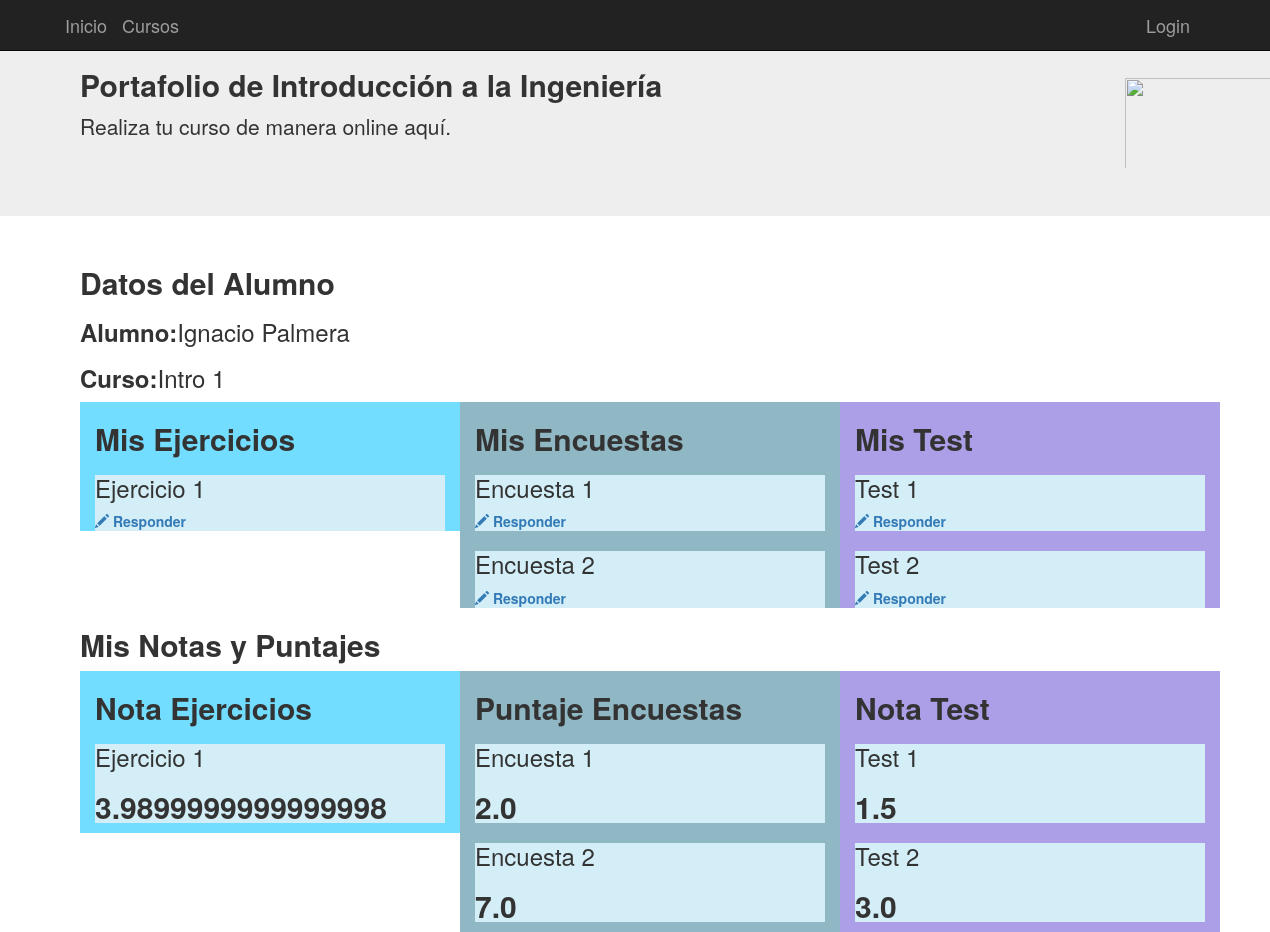
/inicioAlum/asd, run on an earlier commit of the app's database.
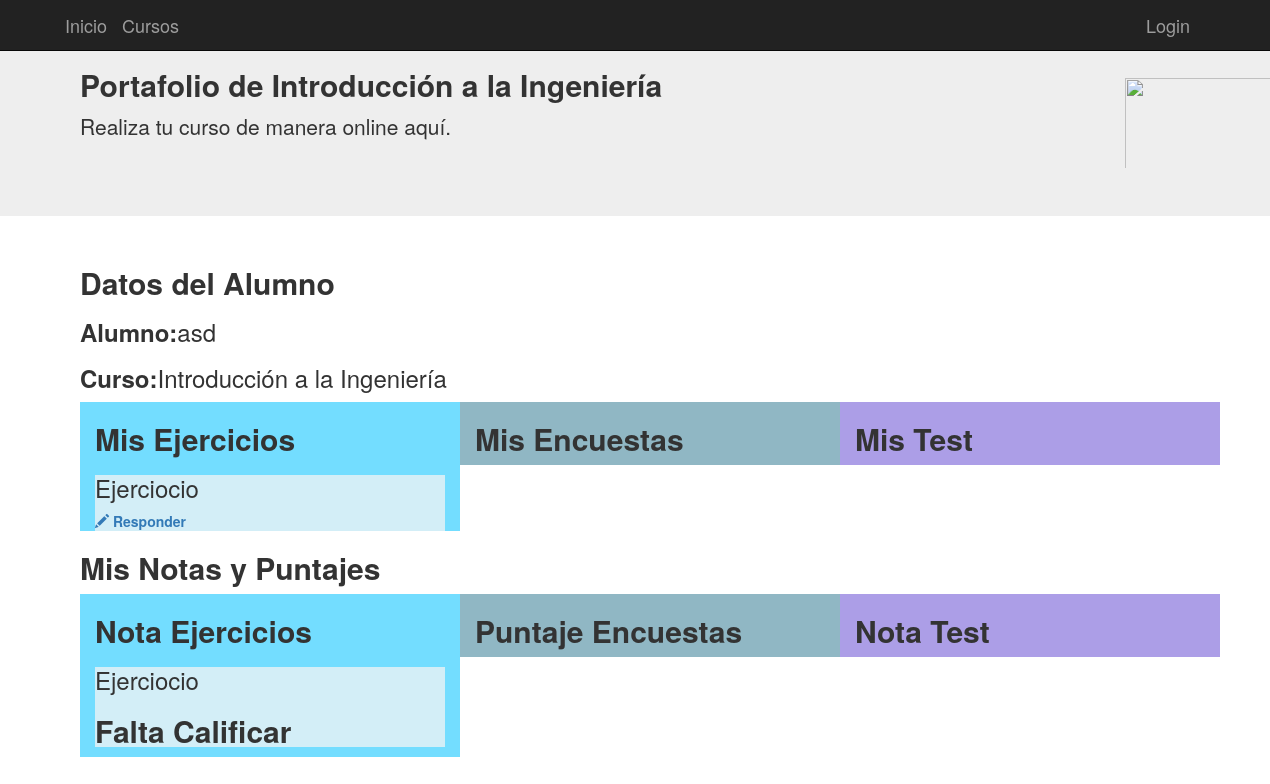
And on a later commit of the database.
### tables this page shows
CREATE TABLE alumnos (
	id INTEGER NOT NULL, 
	username VARCHAR(100) NOT NULL, 
	password_hash VARCHAR(128) NOT NULL, 
	nombre VARCHAR(200) NOT NULL, 
	email VARCHAR(200) NOT NULL, 
	"Cursoid" INTEGER NOT NULL, 
	admin BOOLEAN, 
	PRIMARY KEY (id), 
	FOREIGN KEY("Cursoid") REFERENCES cursos (id), 
	CHECK (admin IN (0, 1))
);

CREATE TABLE cursos (
	id INTEGER NOT NULL, 
	nombre VARCHAR(100), 
	PRIMARY KEY (id)
);

CREATE TABLE ejercicios (
	id INTEGER NOT NULL, 
	titulo VARCHAR(100), 
	planteamiento VARCHAR(100), 
	"Cursoid" INTEGER NOT NULL, 
	PRIMARY KEY (id), 
	FOREIGN KEY("Cursoid") REFERENCES cursos (id)
);

CREATE TABLE encuestas (
	id INTEGER NOT NULL, 
	nombre VARCHAR(100), 
	"Cursoid" INTEGER NOT NULL, 
	PRIMARY KEY (id), 
	FOREIGN KEY("Cursoid") REFERENCES cursos (id)
);

CREATE TABLE actividades (
	id INTEGER NOT NULL, 
	nombre VARCHAR(100), 
	"Cursoid" INTEGER NOT NULL, 
	PRIMARY KEY (id), 
	FOREIGN KEY("Cursoid") REFERENCES cursos (id)
);

CREATE TABLE "puntajeE" (
	"puntajeE_id" INTEGER NOT NULL, 
	"notaI" FLOAT, 
	"notaD" FLOAT, 
	"notaC" FLOAT, 
	introduccion VARCHAR(100), 
	desarrollo VARCHAR(100), 
	conclusion VARCHAR(100), 
	puntaje_total FLOAT, 
	alu_id INTEGER, 
	eje_id INTEGER, 
	PRIMARY KEY ("puntajeE_id"), 
	FOREIGN KEY(alu_id) REFERENCES alumnos (id), 
	FOREIGN KEY(eje_id) REFERENCES ejercicios (id)
);

CREATE TABLE puntaje (
	puntaje_id INTEGER NOT NULL, 
	puntaje_total FLOAT, 
	alu_id INTEGER, 
	enc_id INTEGER, 
	PRIMARY KEY (puntaje_id), 
	FOREIGN KEY(alu_id) REFERENCES alumnos (id), 
	FOREIGN KEY(enc_id) REFERENCES encuestas (id)
);

CREATE TABLE "puntajeA" (
	"puntajeA_id" INTEGER NOT NULL, 
	puntaje_total FLOAT, 
	alu_id INTEGER, 
	act_id INTEGER, 
	PRIMARY KEY ("puntajeA_id"), 
	FOREIGN KEY(alu_id) REFERENCES alumnos (id), 
	FOREIGN KEY(act_id) REFERENCES actividades (id)
);

### aplicacion/app.py (the view)
@app.route('/inicioAlum/<username>', methods=["get", "post"])
def inicioAlum(username):
    from aplicacion.models import Alumnos , Encuestas , Cursos , Actividades, Ejercicios ,PuntajeE ,Puntaje,PuntajeA
    dataTable = []
    dataTable2 = []
    dataTable3 = []
    """alumnos= Alumnos.query.all()
    actividades= Actividades.query.all()
    ejercicios= Ejercicios.query.all()
    cursos =Cursos.query.all()
    encuestas =Encuestas.query.all()"""
    alum=Alumnos.query.filter_by(username=username)
    cur=Cursos.query.filter_by(id=alum[0].Cursoid)
    encuestasalu=Encuestas.query.filter_by(Cursoid=cur[0].id)
    actividadesalu=Actividades.query.filter_by(Cursoid=cur[0].id)
    ejerciciosalu=Ejercicios.query.filter_by(Cursoid=cur[0].id)
    puntajercicio=PuntajeE.query.filter_by(alu_id=alum[0].id)
    largopun=puntajercicio.count()
    print("EL LARGO DEL PUNTAJE",largopun)
    for index in range(0,largopun):
        print(index)
        ejeAux = Ejercicios.query.filter_by(id=puntajercicio[index].eje_id)
        aluAux = Alumnos.query.filter_by(id=puntajercicio[index].alu_id)
        if puntajercicio[index].puntaje_total==None:
            puntajercicio[index].puntaje_total=0;
            print("es none")
            dataTable.append(
                        {   'nombreAlumno': aluAux[0].nombre,
                            'nombreEjercicio': ejeAux[0].titulo,
                            'puntajeTotal': "Falta Calificar"
                        }
                    )
        else:
            dataTable.append(
                        {   'nombreAlumno': aluAux[0].nombre,
                            'nombreEjercicio': ejeAux[0].titulo,
                            'puntajeTotal': puntajercicio[index].puntaje_total
                        }
                    )
    puntaEncuesta=Puntaje.query.filter_by(alu_id=alum[0].id)
    largoenct=puntaEncuesta.count()
    print("existen un total de encuestas ",largoenct)
    for index in range(0,largoenct):
        print(puntaEncuesta[index].enc_id)
    for index in range(0,largoenct):
        print("este es el for numero",puntaEncuesta[index].enc_id)
        encAux = Encuestas.query.filter_by(id=puntaEncuesta[index].enc_id)
        aluAux = Alumnos.query.filter_by(id=puntaEncuesta[index].alu_id)
        dataTable2.append(
                    {   'nombreEncuesta': encAux[0].nombre,
                        'puntajeTotal': puntaEncuesta[index].puntaje_total
                    }
                )
    puntaTest=PuntajeA.query.filter_by(alu_id=alum[0].id)
    largopuntA=puntaTest.count()
    for index in range(0,largopuntA):
        print(index)
        testAux = Actividades.query.filter_by(id=puntaTest[index].act_id)
        aluAux = Alumnos.query.filter_by(id=puntaTest[index].alu_id)
        dataTable3.append(
                    {   'nombreTest': testAux[0].nombre,
                        'puntajeTotal': puntaTest[index].puntaje_total
                    }
                )
    return render_template("inicioAlum.html",dataTable=dataTable,dataTable2=dataTable2,dataTable3=dataTable3,cur=cur,alum=alum,encuestasalu=encuestasalu,actividadesalu=actividadesalu,ejerciciosalu=ejerciciosalu, puntajercicio=puntajercicio)

### aplicacion/templates/inicioAlum.html (shortened to what this page needs)
{% extends "base.html" %}
{% block contenido %}
<div class="container">
  <body>
    <div class="container-fluid">
      <div class="row">
        <h2><b>Datos del Alumno</b></h2>
        <h3><b>Alumno:</b>{{alum[0].nombre}} </h3>
        <h3><b>Curso:</b>{{cur[0].nombre}} </h3>
        <div class="col-sm-4" style="background-color:#73DDFF;"><h2><b>Mis Ejercicios</b></h2>
          {% for eje in ejerciciosalu %}
          <div class="col-sm-13" style="background-color:#D3EEF7;"><h3>{{eje.titulo}}</h3>
            <a class="col-sm-14" href="{{url_for('ejerciciosA', id_ejercicio=eje.id, id_alum=alum[0].id)}}"><span class="glyphicon glyphicon-pencil"></span> <b>Responder</b></a>
          </div>
          {% endfor %}
        </div>
        <div class="col-sm-4" style="background-color:#90B7C4;"><h2><b>Mis Encuestas</b></h2>
          {% for enc in encuestasalu %}
          <div class="col-sm-13" style="background-color:#D3EEF7;"><h3>{{enc.nombre}}</h3>
            <a class="col-sm-14" href="{{url_for('encuestas_ver',id=enc.id, id_alum=alum[0].id)}}"><span class="glyphicon glyphicon-pencil"></span> <b>Responder</b></a>
          </div>
          {% endfor %}
        </div>
        <div class="col-sm-4" style="background-color:#AC9EE7;"><h2><b>Mis Test</b></h2>
          {% for act in actividadesalu %}
          <div class="col-sm-13" style="background-color:#D3EEF7;"><h3>{{act.nombre}}</h3>
            <a class="col-sm-14" href="{{url_for('actividades_ver',id=act.id, id_alum=alum[0].id)}}"><span class="glyphicon glyphicon-pencil"></span> <b>Responder</b></a>
          </div>
          {% endfor %}
        </div>
      </div>
    </div>
    <div class="container-fluid">
      <div class="row">
        <h2><b>Mis Notas y Puntajes</b></h2>
        <div class="col-sm-4" style="background-color:#73DDFF;"><h2><b>Nota Ejercicios</b></h2>
          {% for index in dataTable %}
          <div class="col-sm-13" style="background-color:#D3EEF7;"><h3>{{index.nombreEjercicio}}</h3>
            <h2><b>{{index.puntajeTotal}}</b></h2>
          </div>
          {% endfor %}
        </div>
        <div class="col-sm-4" style="background-color:#90B7C4;"><h2><b>Puntaje Encuestas</b></h2>
          {% for index in dataTable2 %}
          <div class="col-sm-13" style="background-color:#D3EEF7;"><h3>{{index.nombreEncuesta}}</h3>
            <h2><b>{{index.puntajeTotal}}</b></h2>
          </div>
          {% endfor %}
        </div>
        <div class="col-sm-4" style="background-color:#AC9EE7;"><h2><b>Nota Test</b></h2>
          {% for index in dataTable3 %}
          <div class="col-sm-13" style="background-color:#D3EEF7;"><h3>{{index.nombreTest}}</h3>
            <h2><b>{{index.puntajeTotal}}</b></h2>
          </div>
          {% endfor %}
        </div>
      </div>
    </div>
    </body>
</div>
{% endblock %}

What changed in the data, as far as the page shows it:
no longer on this page (row edited): alumnos: nombre "Ignacio Palmera"
removed encuestas: nombre "Encuesta 1", nombreEncuesta "Encuesta 1"
removed encuestas: nombre "Encuesta 2", nombreEncuesta "Encuesta 2"
removed actividades: nombre "Test 1", nombreTest "Test 1"
removed actividades: nombre "Test 2", nombreTest "Test 2"
no longer on this page (row edited): puntajeE: puntajeTotal "3.9899999999999998"
removed puntaje: puntajeTotal "2.0"
removed puntaje: puntajeTotal "7.0"
removed puntajeA: puntajeTotal "1.5"
removed puntajeA: puntajeTotal "3.0"
added alumnos: nombre "asd"
changed cursos: nombre "Intro 1" → "Introducción a la Ingeniería"
changed ejercicios: titulo "Ejercicio 1" → "Ejerciocio"
Also different on the page:
new list line: "Ejerciocio"
new list line: "Falta Calificar"
list line gone: "Ejercicio 1"
